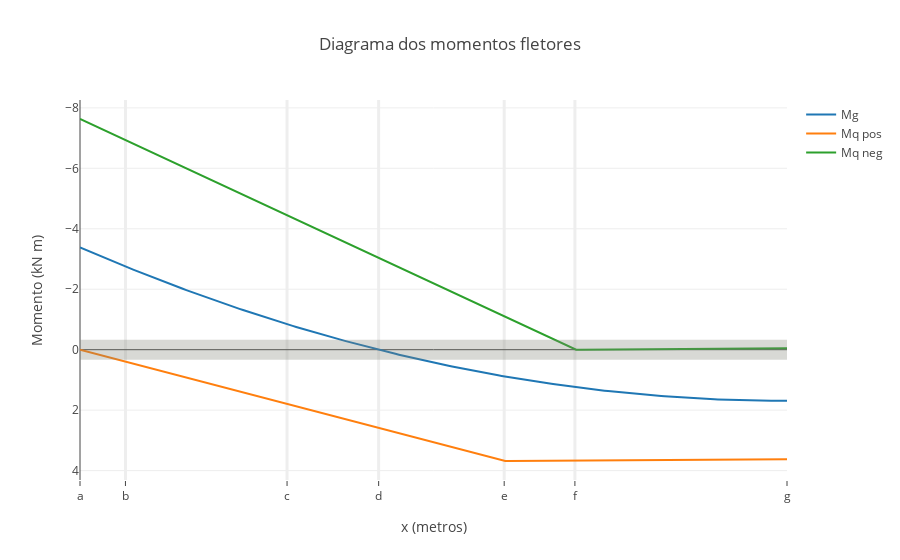

The notebook cell saved with this chart:
### Code cell
import plotly.offline as py
import plotly.graph_objs as go
py.init_notebook_mode(connected=True)

# plotar dmf permanente
dmf_mg = go.Scatter(
  x=espacamento,
  y=dmf_permanente(espacamento),
    mode= 'lines',
    name = 'Mg'
)

# plotar dmf movel
dmf_m_pos = go.Scatter(
  x=espacamento,
  y= y_m_pos,
    mode= 'lines',
    name = 'Mq pos'
)

dmf_m_neg = go.Scatter(
  x=espacamento,
  y= y_m_neg,
    mode= 'lines',
    name = 'Mq neg'
)

data = go.Data([dmf_mg, dmf_m_pos, dmf_m_neg])

secoes_xaxis = go.XAxis(
    title = 'x (metros)',
    tickmode='array',
    tickvals=coordenadas_secoes,
    ticktext=secoes,
    ticks='outside',
    gridwidth=3,
    range=[0,lx/2]
)

layout = dict(title = 'Diagrama dos momentos fletores',
              xaxis = secoes_xaxis,
              yaxis = dict(
                  title = 'Momento (kN m)',
                  autorange='reversed'
              ),
              shapes= [
                  # laje
                    {
                        'type': 'line',
                        'xref': 'x',
                        'yref': 'y',
                        'x0': 0,
                        'y0': 0,
                        'x1': lx,
                        'y1': 0,
                        'line': {
                            'color': 'rgba(127, 128, 118,0.3)',
                            'width': 20
                        }
                    }
              ])

fig = dict(data=data, layout=layout)
py.iplot(fig)

### Figure 1 — Plotly figure (JSON) as saved in the notebook; plotly's stock layout.template omitted (floating-point values rounded to 4 significant figures; data arrays with more than 128 entries replaced by an {"elided": "..."} marker saying what was removed)
{"data": [{"mode": "lines", "name": "Mg", "type": "scatter", "x": {"elided": "400 float values"}, "y": {"elided": "400 float values"}}, {"mode": "lines", "name": "Mq pos", "type": "scatter", "x": {"elided": "400 float values"}, "y": {"elided": "400 float values"}}, {"mode": "lines", "name": "Mq neg", "type": "scatter", "x": {"elided": "400 float values"}, "y": {"elided": "400 float values"}}], "layout": {"shapes": [{"line": {"color": "rgba(127, 128, 118,0.3)", "width": 20}, "type": "line", "x0": 0, "x1": 7, "xref": "x", "y0": 0, "y1": 0, "yref": "y"}], "title": "Diagrama dos momentos fletores", "xaxis": {"gridwidth": 3, "range": [0, 3.5], "tickmode": "array", "ticks": "outside", "ticktext": ["a", "b", "c", "d", "e", "f", "g"], "tickvals": [0, 0.225, 1.025, 1.478, 2.1, 2.45, 3.5], "title": "x (metros)"}, "yaxis": {"autorange": "reversed", "title": "Momento (kN m)"}}}
